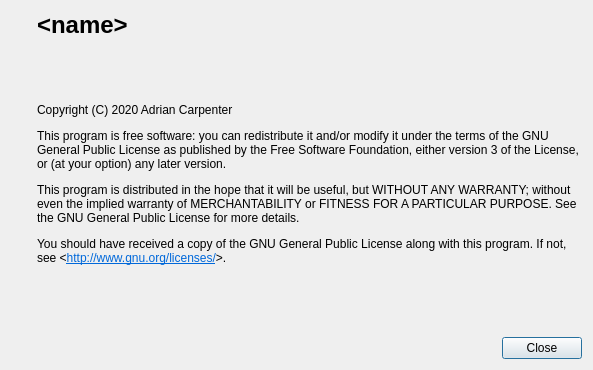
<?xml version="1.0" encoding="UTF-8"?>
<ui version="4.0">
 <class>AboutDialog</class>
 <widget class="QDialog" name="AboutDialog">
  <property name="geometry">
   <rect>
    <x>0</x>
    <y>0</y>
    <width>593</width>
    <height>370</height>
   </rect>
  </property>
  <property name="windowTitle">
   <string>About Pingnoo</string>
  </property>
  <layout class="QGridLayout" name="gridLayout">
   <item row="0" column="0">
    <layout class="QHBoxLayout" name="horizontalLayout">
     <item>
      <layout class="QVBoxLayout" name="verticalLayout_2">
       <item>
        <widget class="QLabel" name="label">
         <property name="sizePolicy">
          <sizepolicy hsizetype="Preferred" vsizetype="Preferred">
           <horstretch>0</horstretch>
           <verstretch>0</verstretch>
          </sizepolicy>
         </property>
         <property name="maximumSize">
          <size>
           <width>128</width>
           <height>128</height>
          </size>
         </property>
         <property name="text">
          <string/>
         </property>
         <property name="pixmap">
          <pixmap resource="../../app/windowsicon.qrc">:/Pingnoo/appicon.ico</pixmap>
         </property>
         <property name="scaledContents">
          <bool>true</bool>
         </property>
        </widget>
       </item>
       <item>
        <spacer name="verticalSpacer_2">
         <property name="orientation">
          <enum>Qt::Vertical</enum>
         </property>
         <property name="sizeHint" stdset="0">
          <size>
           <width>20</width>
           <height>40</height>
          </size>
         </property>
        </spacer>
       </item>
      </layout>
     </item>
     <item>
      <layout class="QVBoxLayout" name="verticalLayout" stretch="0,0,0,0,0,0,0,0,0,0">
       <item>
        <widget class="QLabel" name="titleLabel">
         <property name="sizePolicy">
          <sizepolicy hsizetype="Expanding" vsizetype="Preferred">
           <horstretch>0</horstretch>
           <verstretch>0</verstretch>
          </sizepolicy>
         </property>
         <property name="text">
          <string>&lt;html&gt;&lt;head/&gt;&lt;body&gt;&lt;p&gt;&lt;span style=&quot; font-size:18pt; font-weight:600;&quot;&gt;&amp;lt;name&amp;gt;&lt;/span&gt;&lt;/p&gt;&lt;/body&gt;&lt;/html&gt;</string>
         </property>
        </widget>
       </item>
       <item>
        <spacer name="verticalSpacer_3">
         <property name="orientation">
          <enum>Qt::Vertical</enum>
         </property>
         <property name="sizeType">
          <enum>QSizePolicy::Fixed</enum>
         </property>
         <property name="sizeHint" stdset="0">
          <size>
           <width>6</width>
           <height>6</height>
          </size>
         </property>
        </spacer>
       </item>
       <item>
        <widget class="QLabel" name="buildTimeLabel">
         <property name="text">
          <string>&lt;build date&gt;</string>
         </property>
        </widget>
       </item>
       <item>
        <spacer name="verticalSpacer_4">
         <property name="orientation">
          <enum>Qt::Vertical</enum>
         </property>
         <property name="sizeType">
          <enum>QSizePolicy::Fixed</enum>
         </property>
         <property name="sizeHint" stdset="0">
          <size>
           <width>20</width>
           <height>6</height>
          </size>
         </property>
        </spacer>
       </item>
       <item>
        <widget class="QLabel" name="buildRevisionLabel">
         <property name="text">
          <string>&lt;build revision&gt;</string>
         </property>
        </widget>
       </item>
       <item>
        <spacer name="verticalSpacer_5">
         <property name="orientation">
          <enum>Qt::Vertical</enum>
         </property>
         <property name="sizeType">
          <enum>QSizePolicy::Fixed</enum>
         </property>
         <property name="sizeHint" stdset="0">
          <size>
           <width>20</width>
           <height>6</height>
          </size>
         </property>
        </spacer>
       </item>
       <item>
        <widget class="QLabel" name="label_2">
         <property name="text">
          <string>Copyright (C) 2020 Adrian Carpenter</string>
         </property>
        </widget>
       </item>
       <item>
        <spacer name="verticalSpacer_6">
         <property name="orientation">
          <enum>Qt::Vertical</enum>
         </property>
         <property name="sizeType">
          <enum>QSizePolicy::Fixed</enum>
         </property>
         <property name="sizeHint" stdset="0">
          <size>
           <width>20</width>
           <height>6</height>
          </size>
         </property>
        </spacer>
       </item>
       <item>
        <widget class="QLabel" name="label_3">
         <property name="text">
          <string>&lt;html&gt;&lt;head/&gt;&lt;body&gt;&lt;p&gt;This program is free software: you can redistribute it and/or modify it under the terms of the GNU General Public License as published by the Free Software Foundation, either version 3 of the License, or (at your option) any later version.&lt;/p&gt;&lt;p&gt;This program is distributed in the hope that it will be useful, but WITHOUT ANY WARRANTY; without even the implied warranty of MERCHANTABILITY or FITNESS FOR A PARTICULAR PURPOSE. See the GNU General Public License for more details.&lt;/p&gt;&lt;p&gt;You should have received a copy of the GNU General Public License along with this program. If not, see &amp;lt;&lt;a href=&quot;http://www.gnu.org/licenses/&quot;&gt;&lt;span style=&quot; text-decoration: underline; color:#0068da;&quot;&gt;http://www.gnu.org/licenses/&lt;/span&gt;&lt;/a&gt;&amp;gt;.&lt;/p&gt;&lt;/body&gt;&lt;/html&gt;</string>
         </property>
         <property name="wordWrap">
          <bool>true</bool>
         </property>
        </widget>
       </item>
       <item>
        <spacer name="verticalSpacer">
         <property name="orientation">
          <enum>Qt::Vertical</enum>
         </property>
         <property name="sizeHint" stdset="0">
          <size>
           <width>20</width>
           <height>40</height>
          </size>
         </property>
        </spacer>
       </item>
      </layout>
     </item>
    </layout>
   </item>
   <item row="1" column="0">
    <widget class="QDialogButtonBox" name="buttonBox">
     <property name="orientation">
      <enum>Qt::Horizontal</enum>
     </property>
     <property name="standardButtons">
      <set>QDialogButtonBox::Close</set>
     </property>
    </widget>
   </item>
  </layout>
 </widget>
 <resources>
  <include location="../../app/windowsicon.qrc"/>
 </resources>
 <connections>
  <connection>
   <sender>buttonBox</sender>
   <signal>accepted()</signal>
   <receiver>AboutDialog</receiver>
   <slot>accept()</slot>
   <hints>
    <hint type="sourcelabel">
     <x>248</x>
     <y>254</y>
    </hint>
    <hint type="destinationlabel">
     <x>157</x>
     <y>274</y>
    </hint>
   </hints>
  </connection>
  <connection>
   <sender>buttonBox</sender>
   <signal>rejected()</signal>
   <receiver>AboutDialog</receiver>
   <slot>reject()</slot>
   <hints>
    <hint type="sourcelabel">
     <x>316</x>
     <y>260</y>
    </hint>
    <hint type="destinationlabel">
     <x>286</x>
     <y>274</y>
    </hint>
   </hints>
  </connection>
 </connections>
</ui>
